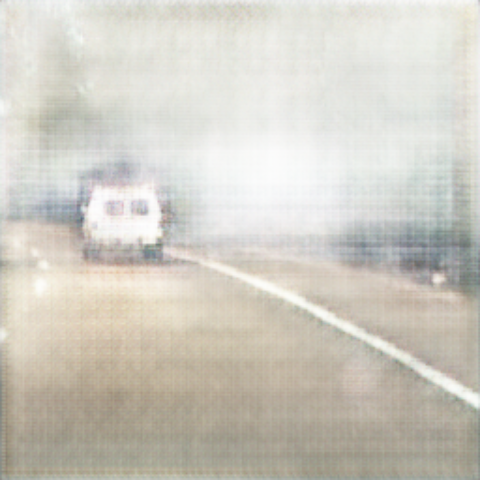
#> input picture sample-images/CycleGAN/dense/1479424231033260934.png, 480 x 480 px, given as the content of the folder /common/ahy/dataset/udas, which was not available
$ python foggy.py
#> lines starting #> are read from the running program, lines starting #| are printed output that depends on the picture
import cv2, math
import numpy as np
from numba import jit
import time

@jit(nopython=True)
def foggy(img=None,p=5,big=0.25,bit=0.5):
    img=img.copy();
    img_f = img / 255.0
    (row, col, chs) = img.shape
    img_f=np.asarray(img_f)

    A = 1  # light
    beta = bit  # density of fog
    size = math.sqrt(max(row, col))  # size of fog
    # 9 positions
    pm={1:(row//6,col//6*5),4:(row//6*3,col//6*5),7:(row//6*5,col//6*5),
        2:(row//6,col//6*3),5:(row//6*3,col//6*3),8:(row//6*5,col//6*3),
        3:(row//6,col//6),6:(row//6*3,col//6),9:(row//6*5,col//6)}
    center = pm[p] # center of fog
    for j in range(row):
        for l in range(col):
            d = -0.02 * math.sqrt((j - center[0]) ** 2 + (l - center[1]) ** 2) + size * big
            td = math.exp(-beta * d)
            img_f[j][l][:] = img_f[j][l][:] * td + A * (1 - td)
            gray1 = 0.2989 * img_f[j][l][0] * 255 + 0.5870 * img_f[j][l][1] * 255 + 0.1140 * img_f[j][l][2] * 255
            gray2 = 0.2989 * img[j][l][0] + 0.5870 * img[j][l][1] + 0.1140 * img[j][l][2]
            if gray1 >= gray2:
                img[j][l][0] = img_f[j][l][0] * 255
                img[j][l][1] = img_f[j][l][1] * 255
                img[j][l][2] = img_f[j][l][2] * 255
    return img
import os

densities={'light':0.1,'heavy':0.2,'dense':0.3,'strong':0.4,'extra':0.45} #density

directions={'D1':1,'D2':2,'D3':3,'D4':4,'D5':5,'D6':6,'D7':7,'D8':8,'D9':9} #direction

def create_dir(path):
    """
    Creates a path recursively if it doesn't exist
    :param path: The specified path
    :return: None
    """
    if path is None or path == '':
        return
    import os
    if not os.path.exists(path):
        os.makedirs(path)
    if not os.path.isdir(path):
        raise Exception("Not a valid path: {}".format(path))
# create fog images
def create_img(srcpath,dstpath,direction='D5',size=1/3,density='dense'):
#> called with srcpath = '/common/ahy/dataset/udas', dstpath = '/common/ahy/dataset/metdata/opencv', direction = 'D5', size = 0.333, density = 'light'
    for root, dirs, files in os.walk(srcpath):
        for file in files:
            print(file)
            img=cv2.imread(srcpath+"/"+file)
#> img is the input picture: shape (480, 480, 3); mean B, G, R 194.6, 204.2, 207.5
            time1 = time.time()
            position=directions[direction]
            bit=densities[density]
            imgs = foggy(img, position, size, bit)
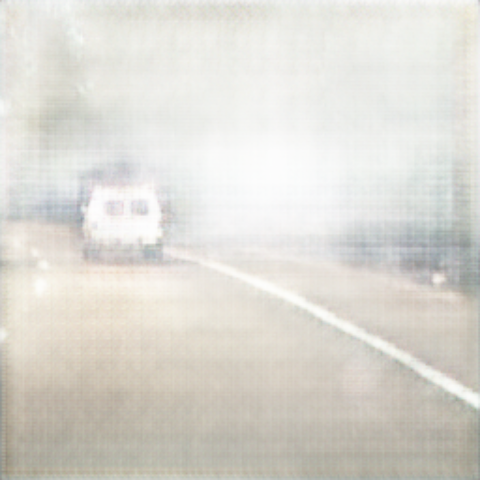
#> imgs: shape (480, 480, 3); mean B, G, R 211.3, 218.2, 220.5
            create_dir(dstpath+"/"+direction+"/"+density)
            print(dstpath+"/"+direction+"/"+density+"/"+file)
            cv2.imwrite(dstpath+"/"+direction+"/"+density+"/"+file,imgs)
            time2 = time.time()
            print(time2 - time1)
            # break


def create_density():
    for d in densities:
        create_img(clear_input,intensity_path,density=d)

def create_direction():
    for d in directions:
        create_img(clear_input,intensity_path,direction=d)

intensity_path='/common/ahy/dataset/metdata/opencv'
clear_input="/common/ahy/dataset/udas"

if __name__ == '__main__':
#> (the run stopped early here; a loop or call above may not have finished)

$ run again, on sample-images/CycleGAN/dense/1479424418166886662.png
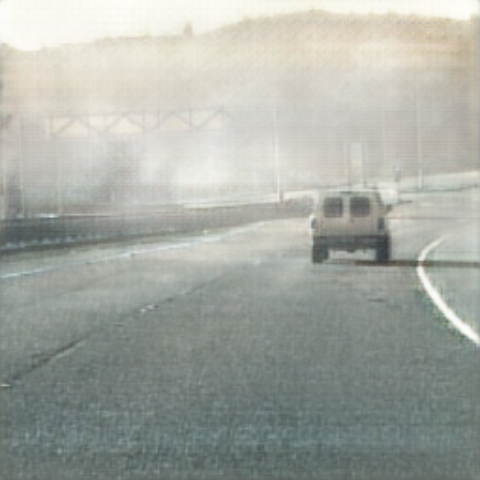
#> input picture sample-images/CycleGAN/dense/1479424418166886662.png, 480 x 480 px, given as the content of the folder /common/ahy/dataset/udas, which was not available
#> in create_img, img is the input picture: shape (480, 480, 3); mean B, G, R 163.5, 170.8, 166.8
#> in create_img, `imgs = foggy(img, position, size, bit)`:
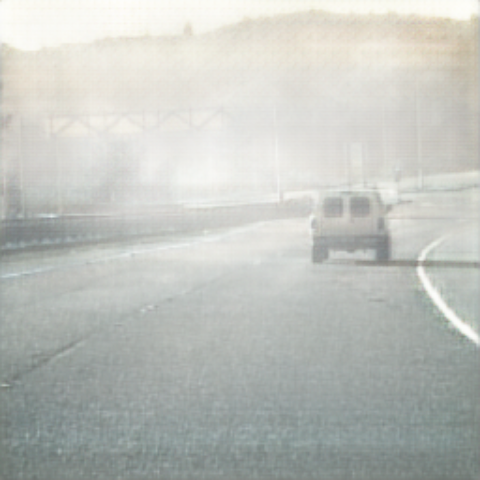
#> imgs: shape (480, 480, 3); mean B, G, R 190, 195.2, 192.4

$ run again, on sample-images/CycleGAN/dense/1479424687982345740.png
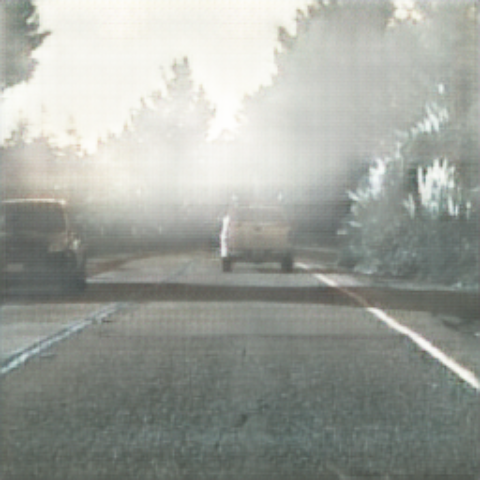
#> input picture sample-images/CycleGAN/dense/1479424687982345740.png, 480 x 480 px, given as the content of the folder /common/ahy/dataset/udas, which was not available
#> in create_img, img is the input picture: shape (480, 480, 3); mean B, G, R 156.3, 162.9, 159.2
#> in create_img, `imgs = foggy(img, position, size, bit)`:
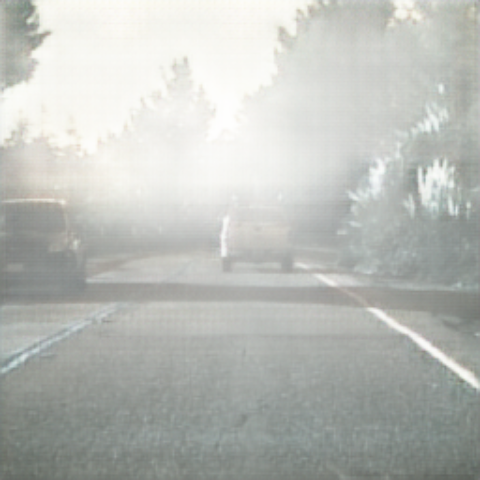
#> imgs: shape (480, 480, 3); mean B, G, R 184.8, 189.5, 186.8

$ run again, on sample-images/CycleGAN/dense/1479424692333229208.png
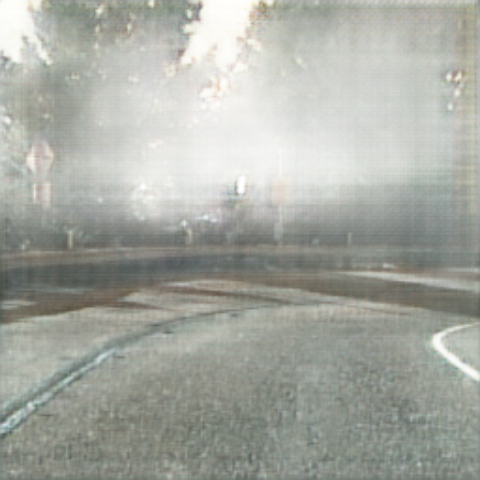
#> input picture sample-images/CycleGAN/dense/1479424692333229208.png, 480 x 480 px, given as the content of the folder /common/ahy/dataset/udas, which was not available
#> in create_img, img is the input picture: shape (480, 480, 3); mean B, G, R 162.3, 169.9, 167
#> in create_img, `imgs = foggy(img, position, size, bit)`:
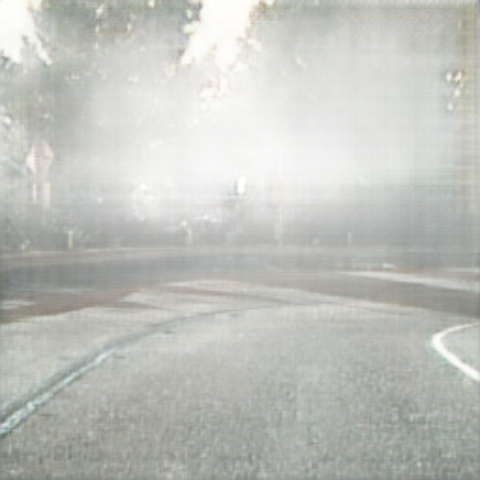
#> imgs: shape (480, 480, 3); mean B, G, R 189.2, 194.6, 192.5
